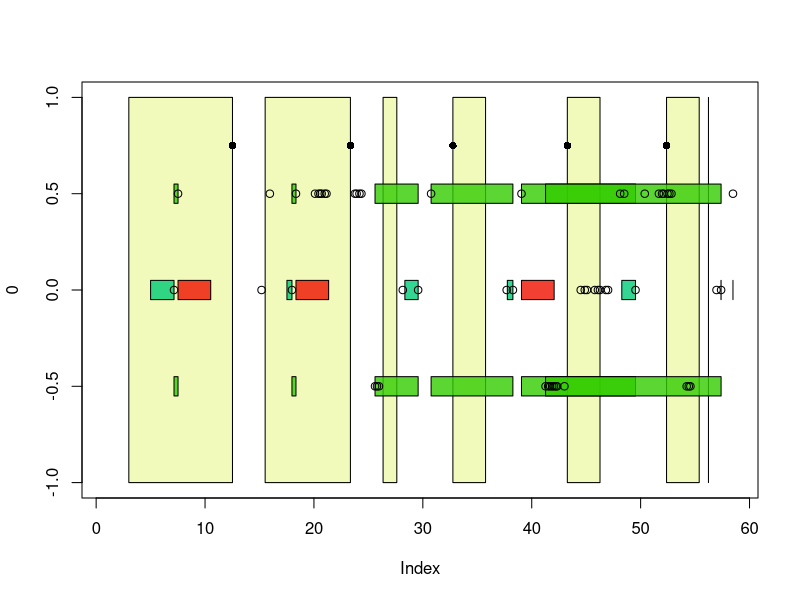

Source code (R):
data_folder <- '/home/lab25/Documents/Luis/harvard_game/Experiment Pigeons/Data/'
results_folder <- '/home/lab25/Documents/Luis/harvard_game/Experiment Pigeons/Results/'

setwd(data_folder)
td <- read.csv('test_data.csv')
td
head(td)
unique(td$event)

# Required functions:
# add_puntual_event
# add_interval_event

add_event <- function(h_event,
                      y_coord,
                      ...) {
  ix_event <- which(td$event==h_event)
  points(td$session_time[ix_event],rep(y_coord,length(ix_event)),...)
}

interval_event <- function(event_name,
                           y_coord,
                           bw=.1,
                           color='#0055ff66') {
  
  # event_name <- 'max_light'
  # y_coord <- .5
  # band_width <- .1
  
  name_on <- paste(event_name,'_on',sep='')
  name_off <- paste(event_name,'_off',sep='')
  times_on <- td$session_time[which(td$event==name_on)]
  times_off <- td$session_time[which(td$event==name_off)]
  
  for(tt in 1:length(times_on)){
    polygon(x=c(rep(times_on[tt],2),rep(times_off[tt],2)),
            y=c(y_coord+c(+bw,-bw,-bw,+bw)/2),col=color)
    
  }
  
}
  
setwd(results_folder)
plot(0,type='n',
     xlim=c(1,max(td$session_time)))
interval_event('chamber_light',0,bw=2,color = '#ccee0044')
interval_event('central_light',0,color = '#00cc77cc')  
interval_event('mel_light',0.5,color = '#33cc00cc')  
interval_event('max_light',-0.5,color = '#33cc00cc')  
interval_event('feeder',0,color = '#ee1100cc')  
add_event('resp_max_key',.5)
add_event('resp_central_key',0)
add_event('resp_mel_key',-.5)
add_event('trial_start',.75,pch=16)
